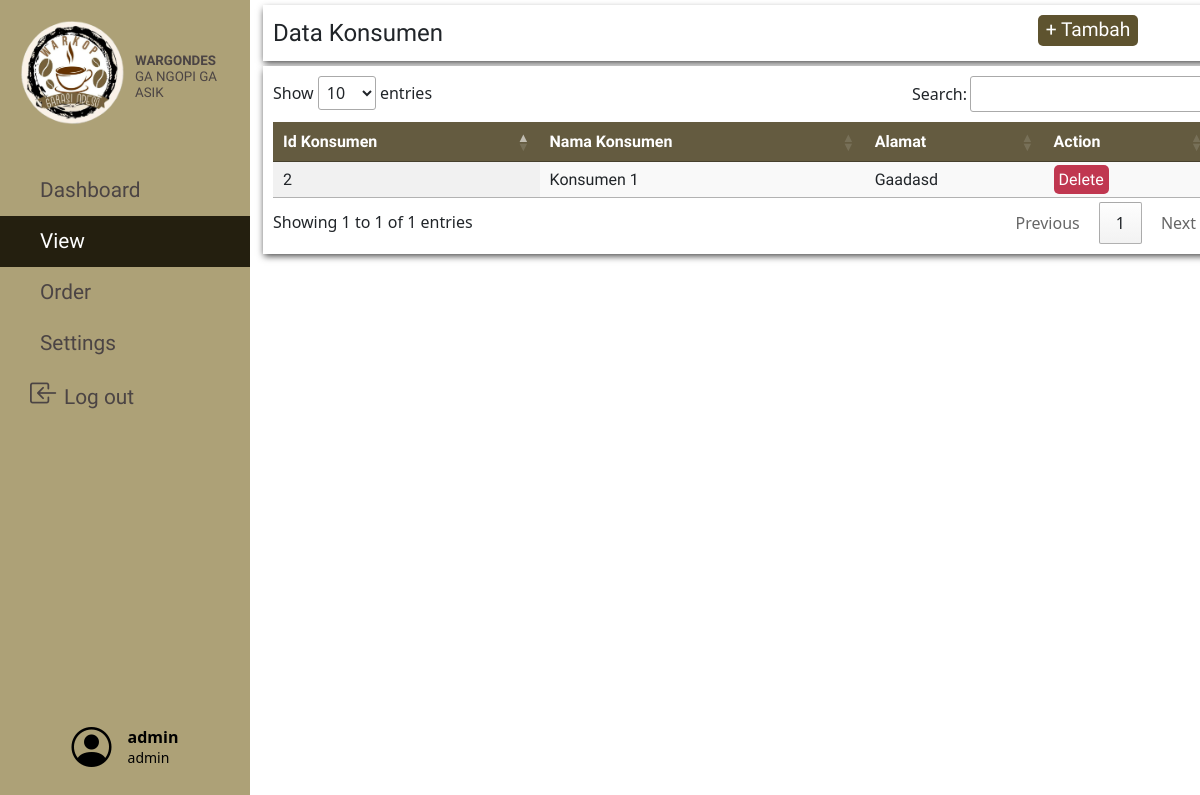
The page /php/viewKonsumenPage.php (signed in) on the database its author committed.
### tables this page shows
CREATE TABLE `konsumen` (
  `id_konsumen` int(11) NOT NULL,
  `nama_konsumen` varchar(25) NOT NULL,
  `alamat_konsumen` varchar(25) NOT NULL
);

### php/viewKonsumenPage.php (the view, shortened to what this page needs)
<html>
	<?php $page = 'viewPage'; include('../include/header.php');?>
	<?php include('../include/navbar.php');?>
	<?php include('../database/db.php');?>
	<body style="background:url('https://img.freepik.com/free-photo/right-corner-coffee-beans-with-copy-space_23-2148255026.jpg?w=826&t=st=1690722306~exp=1690722906~hmac=857df898b9099e272b7c4738dd9a2e88d4b1ef4aa3c55a6ebd3c8b798e20c916');background-repeat:no-repeat;
background-position: center center;background-size: cover;">
		<div class="label clientList">Data Konsumen
			<button id="myBtn" style="width:100px;">+ Tambah</button>
		</div>
		<table id="client_list" class="display">
			<thead>
				<tr>
					<th>Id Konsumen</th>
					<th>Nama Konsumen</th>
					<th>Alamat</th>
					<th>Action</th>
				</tr>
			</thead>
				<tbody>
					<?php
						$sql = "SELECT * FROM konsumen";
						$result = $conn->query($sql);
					?>
					<?php if ($result->num_rows > 0): ?>
						<?php while($row = $result->fetch_assoc()): ?>
							<tr>
								<td><?php echo $row["id_konsumen"]; ?></td>
								<td><?php echo $row["nama_konsumen"]; ?></td>
								<td><?php echo $row["alamat_konsumen"]; ?></td>
								<td><a onclick="return alert('Konsumen berhasil dihapus');" href="../actions/client_delete.php?id_konsumen=<?php echo $row["id_konsumen"];?>" class="action delete">Delete</td>
							</tr>
						<?php endwhile; ?>
					<?php endif; ?>
				</tbody>
		</table>
	</body>
</html>

### css/table.css (style rules this page uses)
table { background:white; border-color:black; font-family: 'Arya', sans-serif; }
thead { background:#645b40; color:white; }
.delete { background-color:#C03750; color:white; }
.action { border:none; border-radius: 5px; padding:5px; }

### css/ViewOrder.css (style rules this page uses)
body { background-color: #ededed; }
.label { width:80%; margin-top:5px; margin-left: 263px; float:left; background-color: white; font-size: 1.5em; padding:10px; font-family: 'Arya', sans-serif; box-shadow: 0px 3px 7px -1px rgba(0,0,0,0.75); -webkit-box-shadow: 0px 3px 7px -1px rgba(0,0,0,0.75); -moz-box-shadow: 0px 3px 7px -1px rgba(0,0,0,0.75); }

### css/modal.css (style rules this page uses)
#mybtn { float: right; margin-right: 75px; border: none; background-color: #5e532f; border-radius:5px; width: 5%; color: white; font-size: 1.2rem; }

### css/navbar.css (style rules this page uses)
a, a:hover, a:focus { color: inherit; text-decoration: none; transition: all 0.3s; }

### rows shown on the page
konsumen: id_konsumen "2", nama_konsumen "Konsumen 1", alamat_konsumen "Gaadasd"

### other values the page prints
$_SESSION["user"] "admin"
$_SESSION["role"] "admin"
